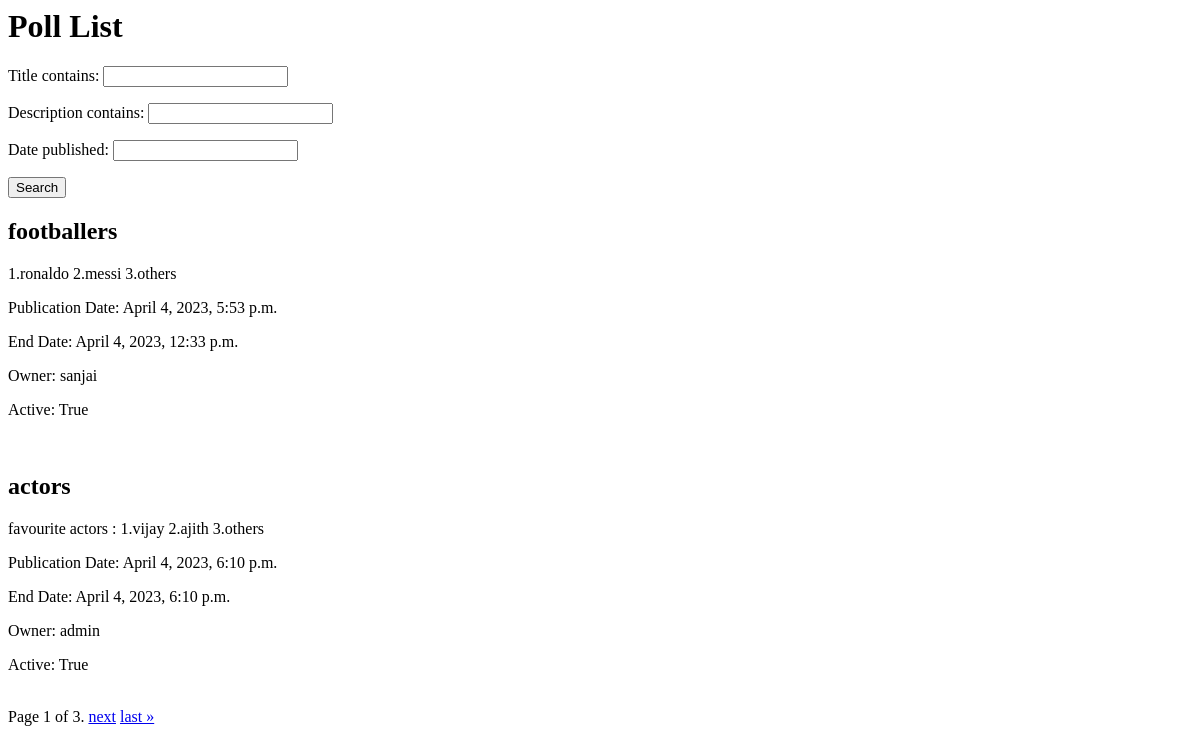
/all, run on an earlier commit of the app's database.
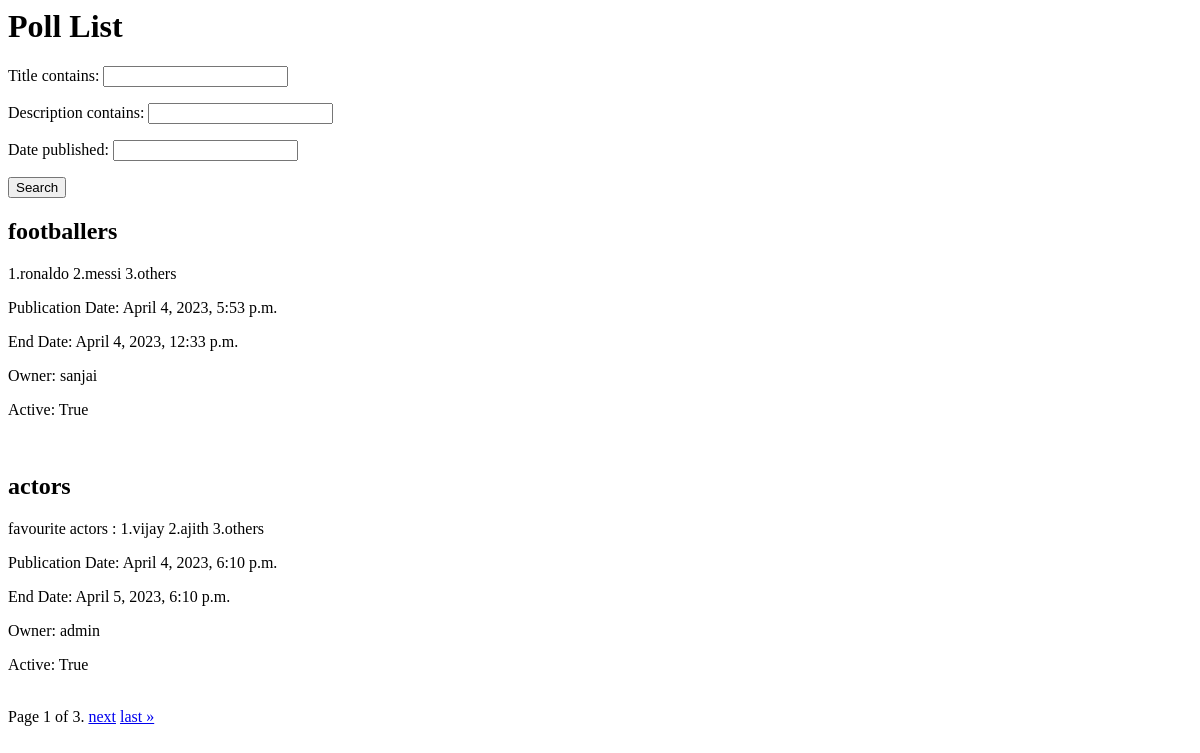
And on a later commit of the database.
### djangopollapp/models.py (models this page shows, shortened)
class Poll(models.Model):
    title = models.CharField(max_length=30)
    description= models.CharField(max_length=200)
    pub_date = models.DateTimeField('date published')
    end_date = models.DateTimeField('date ended')
    owner = models.ForeignKey(User, on_delete=models.CASCADE)
    is_active = models.BooleanField(default=True)

### djangopollapp/views.py (the view)
# urls.py: path('all',views.PollViewall),
def PollViewall(request):
    f = PollFilter(request.GET, queryset=Poll.objects.all())
    paginator = Paginator(f.qs,2)
    page = request.GET.get('page')
    try:
        polls = paginator.page(page)
    except PageNotAnInteger:
        polls = paginator.page(1)
    except EmptyPage:
        polls = paginator.page(paginator.num_pages)
    return render(request, 'pollall.html', {'filter': f, 'polls': polls})

### djangopollapp/templates/pollall.html (shortened to what this page needs)
{% block content %}
  <h1>Poll List</h1>
  <form method="get">
    {{ filter.form.as_p }}
    <button type="submit">Search</button>
  </form>
  {% for poll in polls %}
    <div>
      <h2>{{ poll.title }}</h2>
      <p>{{ poll.description }}</p>
      <p>Publication Date: {{ poll.pub_date }}</p>
      <p>End Date: {{ poll.end_date }}</p>
      <p>Owner: {{ poll.owner.username }}</p>
      <p>Active: {{ poll.is_active }}</p>
    </div>
  {% empty %}
    <p>No polls found.</p>
  {% endfor %}
  <div class="pagination">
    <span class="step-links">
        <span class="current-page">
            Page {{ polls.number }} of {{ polls.paginator.num_pages }}.
        </span>
        {% if polls.has_next %}
            <a href="?page={{ polls.next_page_number }}">next</a>
            <a href="?page={{ polls.paginator.num_pages }}">last &raquo;</a>
        {% endif %}
    </span>
  </div>
{% endblock %}

What changed in the data, as far as the page shows it:
changed Poll "actors": end_date "April 4, 2023, 6:10 p.m." → "April 5, 2023, 6:10 p.m."
